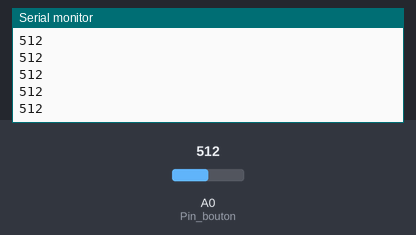
Simulated run of this sketch. Board: Arduino Uno, built with avr-gcc and run on an emulated ATmega328P. Parts: the last lines printed to the serial monitor. The inputs (shaded band) are chosen by the test bench; at power-on: A0 (Pin_bouton) = 512.

Above: at 1.2 s.
1.3 s: A0 (Pin_bouton) set to 540
At 1.9 s:
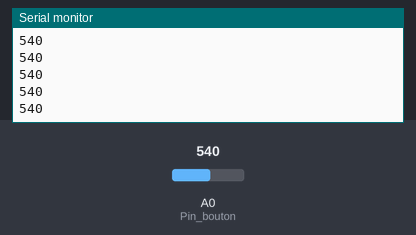
2.8 s: A0 (Pin_bouton) set to 520
At 3.9 s:
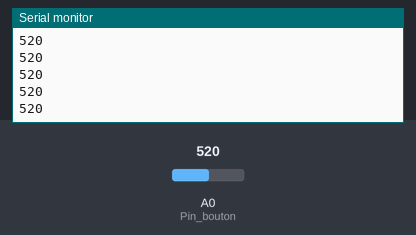
Timing chart, 0 to 5.8 s (numbered marks = the images above; inputs shaded):
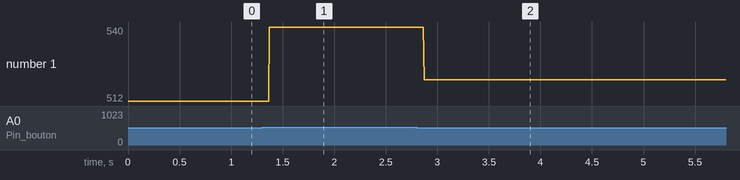

Measured:
- after the input at 1.3 s, the serial monitor: prints a new line after 0.07 s (image 1)
- after the input at 2.8 s, the serial monitor: prints a new line after 0.07 s (image 2)
- plotted number 1: 512 → 540 after the input at 1.3 s, 540 → 520 after the input at 2.8 s

The sketch:

code_t_l_commande.ino
```cpp
byte Pin_bouton=0; // port de connextion
int valeur;   //creation de variable valeur

#include <AccelStepper.h>;
AccelStepper moteur(1, 7, 4);           //Création de l'objet moteur. 1: utilisation d'un driver. 7: STEP, 4: DIR

void setup()
{
  pinMode(Pin_bouton,INPUT);  //pin_bouton envooie info
  Serial.begin(9600);       //ouverture du moniteur série

  moteur.setMaxSpeed(1000);                    //Vitesse maxi du moteur: 1000 pas par secondes
}


void loop()
{
  valeur=analogRead(Pin_bouton);   //valeur egale lire pin bouton
  Serial.println(valeur);          //ecrire la valeur sur le moniteur
//bleu
if (valeur >660 && valeur < 680)
{
  moteur.setSpeed(-1000);                   //Vitesse du moteur: 500 pas par secondes

}
//vert
if (valeur >600 && valeur < 610)
{
  moteur.setSpeed(1000);                   //Vitesse du moteur: 500 pas par secondes

}


//blanc
if (valeur >870 && valeur < 890)
{
  moteur.setSpeed(0);                   //Vitesse du moteur: 500 pas par secondes

}


//rouge
if (valeur >750 && valeur < 770)
{
  moteur.setSpeed(-500);                   //Vitesse du moteur: 500 pas par secondes

}
//jaune
if (valeur >530 && valeur < 540)
{
  moteur.setSpeed(500);                   //Vitesse du moteur: 500 pas par secondes

}
moteur.runSpeed();                      //Mise en rotation du moteur
}
```
